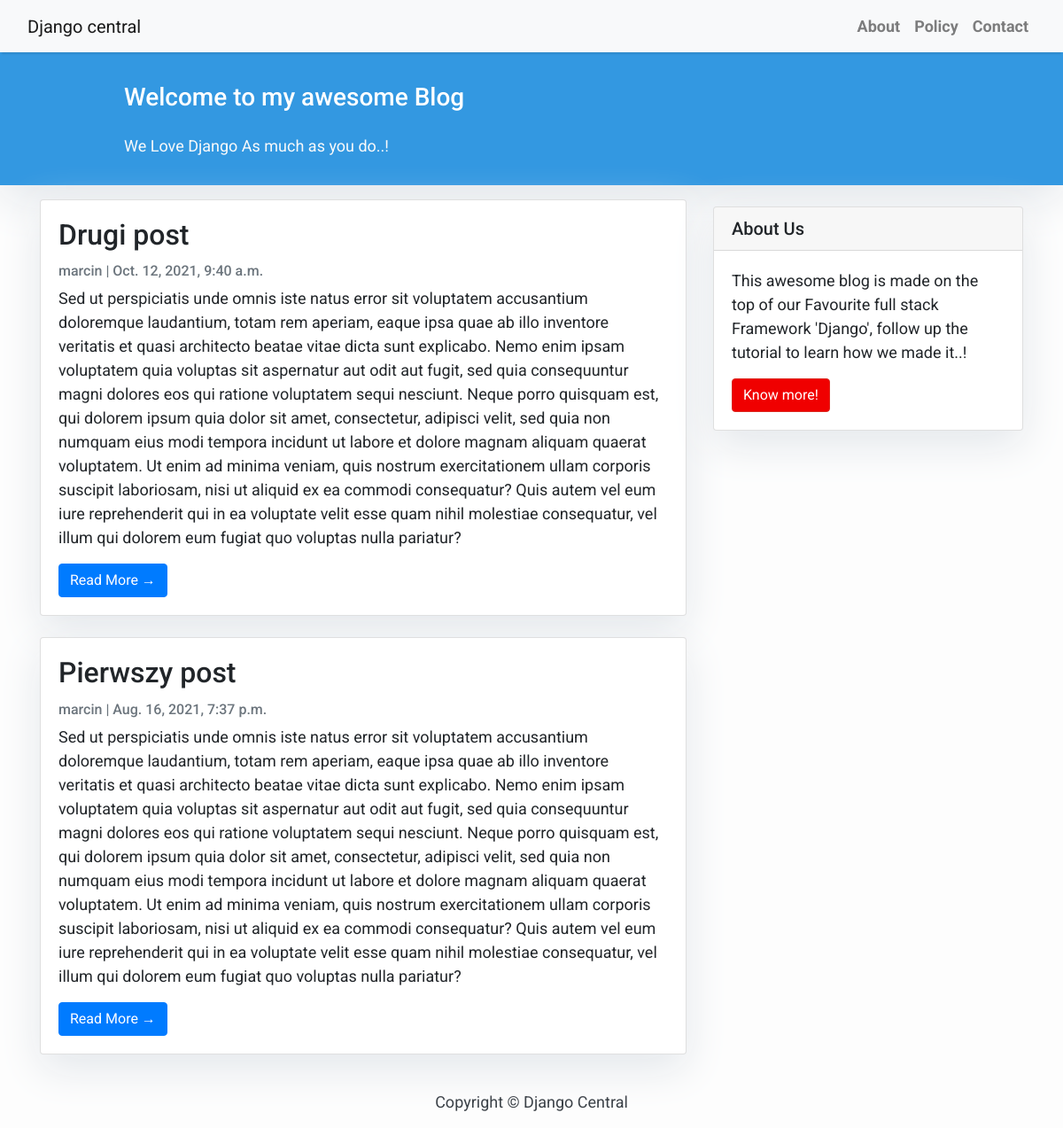
The page / on the database its author committed.
### pblog/models.py (models this page shows, shortened)
class Post(models.Model):
    title = models.CharField(max_length=250, unique=True)
    slug = models.SlugField(max_length=200, unique=True)
    author = models.ForeignKey(User, on_delete=models.CASCADE, related_name='blog_posts')
    category = models.ForeignKey(Category, on_delete=models.SET_DEFAULT, default=1)
    update_on = models.DateTimeField(auto_now=True)
    intro = models.TextField()
    content = MartorField()
    created_on = models.DateTimeField(auto_now_add=True)
    status = models.IntegerField(choices=STATUS, default=0)
    class Meta:
        ordering = ['-created_on']

### pblog/views.py (the view)
# urls.py: path('', views.PostList.as_view(), name='home'),
class PostList(generic.ListView):
    queryset = Post.objects.filter(status=1).order_by('-created_on')
    template_name = 'index.html'

### pblog/templates/index.html (shortened to what this page needs)
{% extends "base.html" %}
{% block content %}
<header class="masthead">
    <div class="container">
        <div class="row">
            <div class=" col-md-8 col-md-10 mx-auto">
                <div class="site-heading">
                    <h3 class=" site-heading my-4 mt-3 text-white"> Welcome to my awesome Blog </h3>
                    <p class="text-light">We Love Django As much as you do..! &nbsp
                    </p>
                </div>
            </div>
        </div>
    </div>
</header>
<div class="container">
    <div class="row">
        <div class="col-md-8 mt-3 left">
            {% for post in post_list %}
            <div class="card mb-4">
                <div class="card-body">
                    <h2 class="card-title">{{ post.title }}</h2>
                    <p class="card-text text-muted h6">{{ post.author }} | {{ post.created_on}} </p>
                    <p class="card-text">{{ post.intro }}</p>
                    <a href="{% url 'post_detail' post.slug  %}" class="btn btn-primary">Read More &rarr;</a>
                </div>
            </div>
            {% endfor %}
        </div>
        {% block sidebar %} {% include 'sidebar.html' %} {% endblock sidebar %}
    </div>
</div>
{%endblock%}

### pblog/templates/base.html (style rules this page uses)
body { font-family: "Roboto", sans-serif; font-size: 17px; background-color: #fdfdfd; }
.masthead { background: #3398E1; height: auto; padding-bottom: 15px; box-shadow: 0 16px 48px #E3E7EB; padding-top: 10px; }

### pblog/templates/index.html (style rules this page uses)
body { font-family: "Roboto", sans-serif; font-size: 18px; background-color: #fdfdfd; }
.card { box-shadow: 0 16px 48px #E3E7EB; }

### pblog/templates/sidebar.html (style rules this page uses)
.card { box-shadow: 0 16px 48px #E3E7EB; }

### rows shown on the page
Post: title "Drugi post", author "marcin", created_on "Oct. 12, 2021, 9:40 a.m.", intro "Sed ut perspiciatis unde omnis iste natus error sit voluptatem accusantium doloremque laudantium, totam rem aperiam, eaque ipsa quae ab illo inventore veritatis et quasi architecto beatae vitae dicta sunt explicabo. Nemo enim ipsam voluptatem quia voluptas sit aspernatur aut odit aut fugit, sed quia consequuntur magni dolores eos qui ratione voluptatem sequi nesciunt. Neque porro quisquam est, qui dolorem ipsum quia dolor sit amet, consectetur, adipisci velit, sed quia non numquam eius modi tempora incidunt ut labore et dolore magnam aliquam quaerat voluptatem. Ut enim ad minima veniam, quis nostrum exercitationem ullam corporis suscipit laboriosam, nisi ut aliquid ex ea commodi…"
Post: title "Pierwszy post", author "marcin", created_on "Aug. 16, 2021, 7:37 p.m.", intro "Sed ut perspiciatis unde omnis iste natus error sit voluptatem accusantium doloremque laudantium, totam rem aperiam, eaque ipsa quae ab illo inventore veritatis et quasi architecto beatae vitae dicta sunt explicabo. Nemo enim ipsam voluptatem quia voluptas sit aspernatur aut odit aut fugit, sed quia consequuntur magni dolores eos qui ratione voluptatem sequi nesciunt. Neque porro quisquam est, qui dolorem ipsum quia dolor sit amet, consectetur, adipisci velit, sed quia non numquam eius modi tempora incidunt ut labore et dolore magnam aliquam quaerat voluptatem. Ut enim ad minima veniam, quis nostrum exercitationem ullam corporis suscipit laboriosam, nisi ut aliquid ex ea commodi…"
